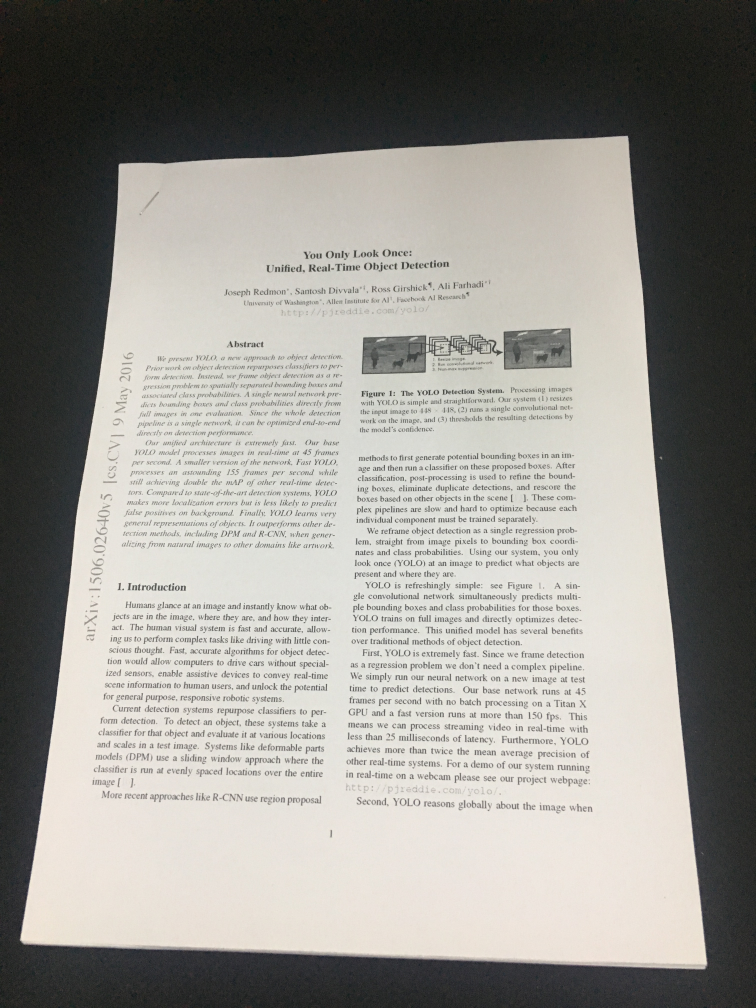
#> input picture document-scanner/image/example.jpg, 3024 x 4032 px (shown at 1/4 size)
$ python document-scanner.py --path image/example.jpg   (older library calls are emulated)
#> lines starting #> are read from the running program, lines starting #| are printed output that depends on the picture; after the words box and inside, x2 and y2 are one past the last pixel; in counts of white or black regions, pixels touching at a corner belong together
import numpy as np
import argparse
import cv2


def order_points(pts):
    """整理点的顺序为左上-右上-右下-左下"""
    rect = np.zeros((4, 2), dtype = "float32")

    # 左上角点坐标和最小，右下角点坐标和最大
    s = pts.sum(axis = 1)
    rect[0] = pts[np.argmin(s)]
    rect[2] = pts[np.argmax(s)]

    # 右上角点坐标差最小，左下角点坐标差最大
    diff = np.diff(pts, axis = 1)
    rect[1] = pts[np.argmin(diff)]
    rect[3] = pts[np.argmax(diff)]
    return rect

def four_point_transform(image, pts):
    """四点的透视变换，转为俯瞰"""
    rect = order_points(pts)
    (tl, tr, br, bl) = pts

    # 选取最大的两个边作为最后的图像边
    width1 = np.sqrt(((br[0] - bl[0]) ** 2) + ((br[1] - bl[1]) ** 2))
    width2 = np.sqrt(((tr[0] - tl[0]) ** 2) + ((tr[1] - tl[1]) ** 2))
    max_width = max(int(width1), int(width2))

    height1 = np.sqrt(((tr[0] - br[0]) ** 2) + ((tr[1] - br[1]) ** 2))
    height2 = np.sqrt(((tl[0] - bl[0]) ** 2) + ((tl[1] - bl[1]) ** 2))
    max_height = max(int(height1), int(height2))

    # 转化后的点坐标，还是对应顺序为左上-右上-右下-左下
    dst = np.array(
        [[0, 0],
        [max_width, 0],
        [max_width, max_height],
        [0, max_height]], dtype = "float32")

    # 调用opencv方法计算透视变换矩阵，然后应用透视变换。
    M = cv2.getPerspectiveTransform(rect, dst)
    warped = cv2.warpPerspective(image, M, (max_width, max_height))
    return warped


if __name__ == '__main__':
    parser = argparse.ArgumentParser()
    parser.add_argument("-p", "--path", help="dir path of imamges")
    args = parser.parse_args()

    image = cv2.imread(args.path)
#> image is the input picture: shape (4032, 3024, 3); mean B, G, R 140.8, 146.1, 147.9
    height, width, depth = image.shape
#> height = 4032; width = 3024; depth = 3
    ratio = image.shape[0] / 500.0
#> ratio = 8.06
    origin = image.copy()
    image = cv2.resize(image, (int(width/height*500), 500))  # 转为图片高500，并且比例不变
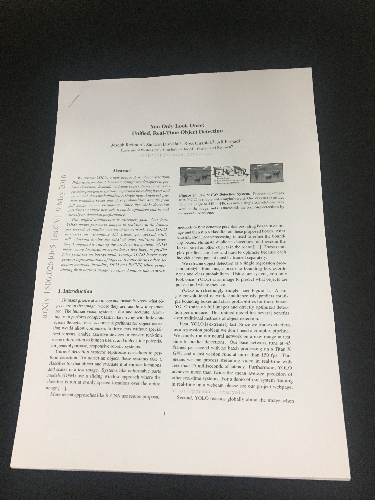
#> image: shape (500, 375, 3); mean B, G, R 140.7, 146, 147.8

    # 转为灰度图，高斯滤波，在进行canny边缘检测
    gray = cv2.cvtColor(image, cv2.COLOR_BGR2GRAY)
    gray = cv2.GaussianBlur(gray, (5, 5), 0)
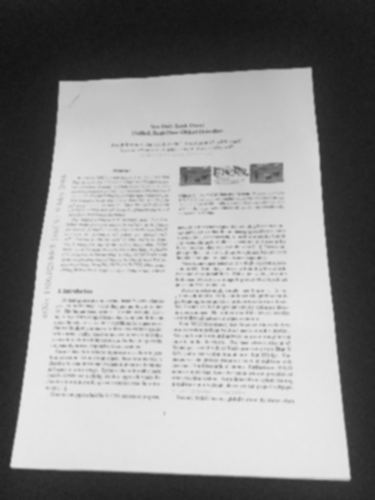
#> gray: shape (500, 375); min 19, max 232, mean 146
    edged = cv2.Canny(gray, 75, 200)
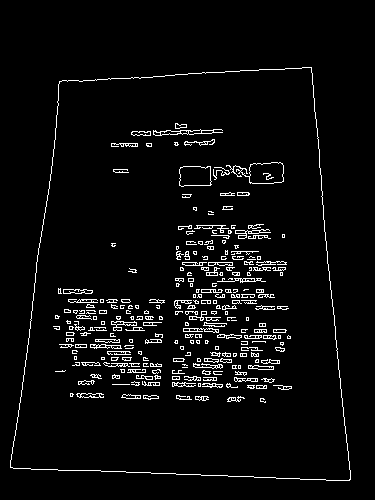
#> edged: shape (500, 375); 4.4% white in thin lines or dots, all inside (x1, y1, x2, y2) = (10, 67, 351, 481)

    _image, contours, hierarchy = cv2.findContours(edged, cv2.RETR_LIST, cv2.CHAIN_APPROX_SIMPLE)  # 查找图中的轮廓
#> contours = 533 contours, 421 with area under 20; largest, box (x1, y1, x2, y2) and area: (10, 67, 351, 481) 117395, (10, 67, 351, 481) 117392, (226, 162, 284, 184) 677, (249, 162, 284, 184) 657, (179, 166, 212, 187) 576
    cnts = sorted(contours, key=cv2.contourArea, reverse = True)[:5]  # 用轮廓面积排序，并取面积前五的轮廓
#> cnts = 5 contours; box (x1, y1, x2, y2) and area: (10, 67, 351, 481) 117395, (10, 67, 351, 481) 117392, (226, 162, 284, 184) 677, (249, 162, 284, 184) 657, (179, 166, 212, 187) 576

    # 循环轮廓
    for c in cnts:
        peri = cv2.arcLength(c, True)  # 轮廓周长，并且轮廓应该封闭
        approx = cv2.approxPolyDP(c, 0.02*peri, True)  # 进行多边形逼近，得到多边形的角点，并且轮廓应该封闭

        # 如果拟合的多边形角点为4，则可以认为是我们需要的外轮廓
        if len(approx) == 4:
            screen_cnt = approx
            break
#> this loop made 1 pass
#> (peri, screen_cnt) on pass 1: (1448, [[311, 67], [59, 81], [10, 467], [350, 479]])

    # 对图片进行透视变换
    warped = four_point_transform(origin, screen_cnt.reshape(4, 2) * ratio)
#> in order_points, `s = pts.sum(axis = 1)`: s = [3048.2, 1129, 3846.5, 6685.1]
#> in order_points, `diff = np.diff(pts, axis = 1)`: diff = [-1967.6, 177.4, 3685.2, 1040.3]
#> in four_point_transform, `rect = order_points(pts)`: rect = [[475.8, 653.2], [2507.9, 540.3], [2822.4, 3862.7], [80.64, 3765.9]]
#> in four_point_transform, `(tl, tr, br, bl) = pts`: tl = [2507.9, 540.3]; tr = [475.8, 653.2]; br = [80.64, 3765.9]; bl = [2822.4, 3862.7]
#> in four_point_transform, `width1 = np.sqrt(((br[0] - bl[0]) ** 2) + ((br[1] - bl[1]) ** 2))`: width1 = 2743.5
#> in four_point_transform, `width2 = np.sqrt(((tr[0] - tl[0]) ** 2) + ((tr[1] - tl[1]) ** 2))`: width2 = 2035.3
#> in four_point_transform, `max_width = max(int(width1), int(width2))`: max_width = 2743
#> in four_point_transform, `height1 = np.sqrt(((tr[0] - br[0]) ** 2) + ((tr[1] - br[1]) ** 2))`: height1 = 3137.7
#> in four_point_transform, `height2 = np.sqrt(((tl[0] - bl[0]) ** 2) + ((tl[1] - bl[1]) ** 2))`: height2 = 3337.2
#> in four_point_transform, `max_height = max(int(height1), int(height2))`: max_height = 3337
#> in four_point_transform, `dst = np.array( [[0, 0], [max_width, 0], [max_width, max_height], [0, ..`: dst = [[0, 0], [2743, 0], [2743, 3337], [0, 3337]]
#> in four_point_transform, `M = cv2.getPerspectiveTransform(rect, dst)`: M = [[1.58, 0.201, -884.5], [0.0882, 1.59, -1079.3], [3.89e-05, 0.000124, 1]]
#> in four_point_transform, `warped = cv2.warpPerspective(image, M, (max_width, max_height))`:
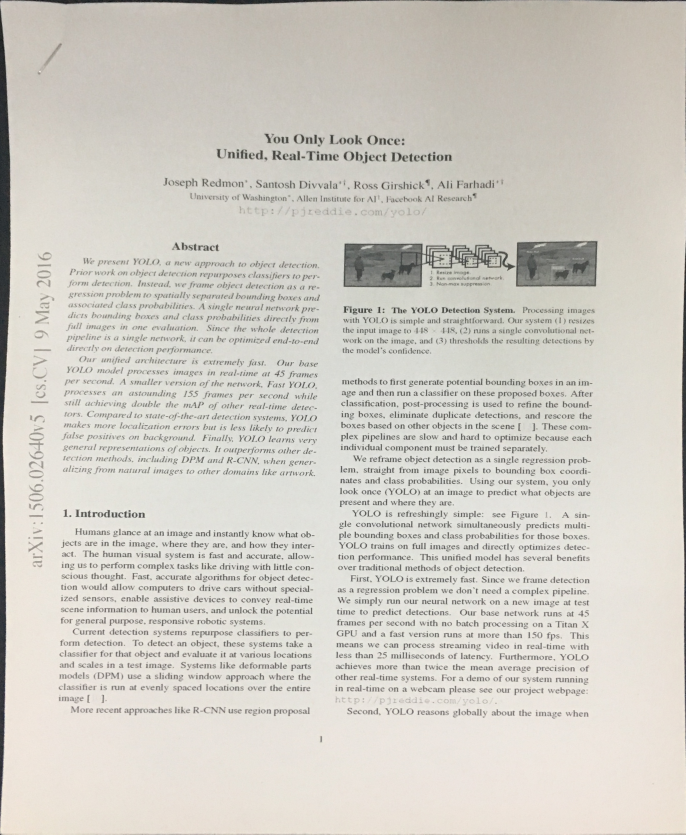
#> warped: shape (3337, 2743, 3) (shown at 1/4 size); mean B, G, R 198.5, 206.2, 209.5

    # 对透视变换后的图片进行灰度化，然后进行取邻域值减去常数的高斯加权和的阈值二值化
    warped = cv2.cvtColor(warped, cv2.COLOR_BGR2GRAY)
#> warped: shape (3337, 2743)
    warped = cv2.adaptiveThreshold(warped, 255, cv2.ADAPTIVE_THRESH_GAUSSIAN_C, cv2.THRESH_BINARY, 11, 10)
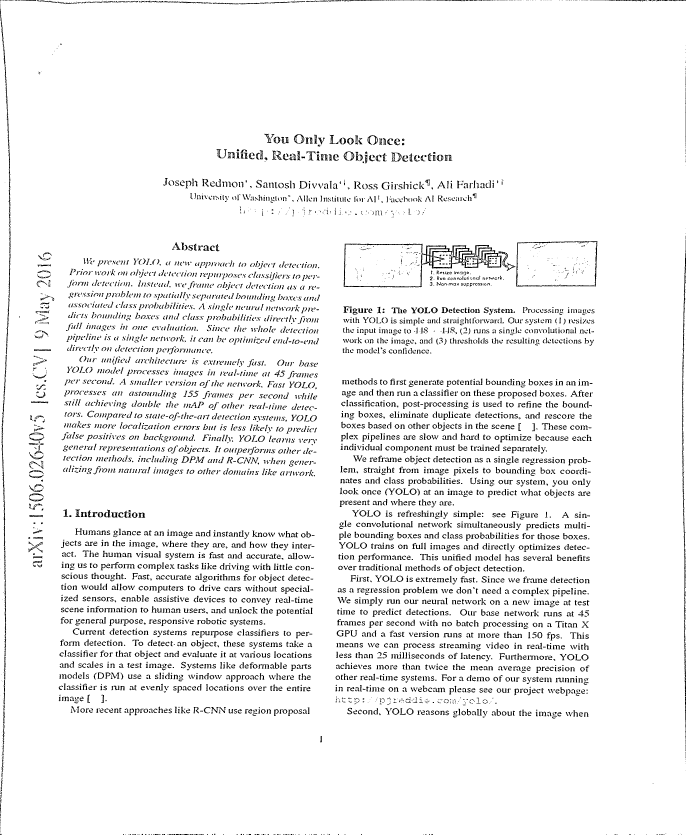
#> warped: shape (3337, 2743) (shown at 1/4 size); 94.4% white; 6082 black regions (1440 under 20 px), largest, box (x1, y1, x2, y2) and area: (1374, 974, 2033, 1149) 12675, (2728, 1076, 2743, 2132) 3447, (2064, 964, 2390, 1146) 3414

    # 展示愿图片和处理后的图片，保存原图片。
    cv2.imshow("Original", cv2.resize(origin, (int(width/height*650), 650)))
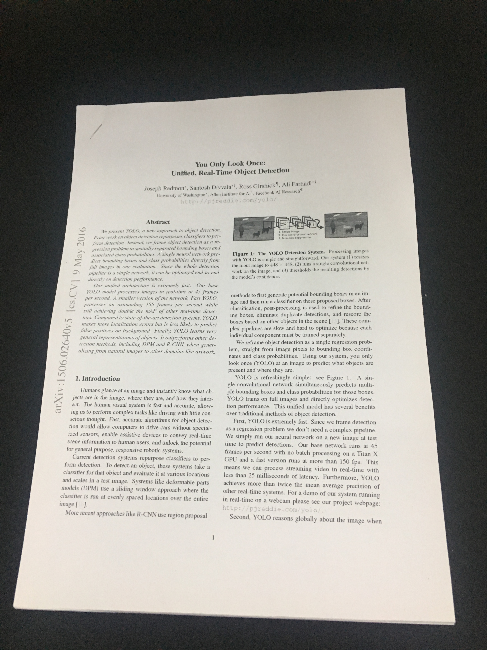
#> window 'Original': shape (650, 487, 3); mean B, G, R 140.7, 146, 147.8
    cv2.imshow("Scanned", cv2.resize(warped, (int(width/height*650), 650)))
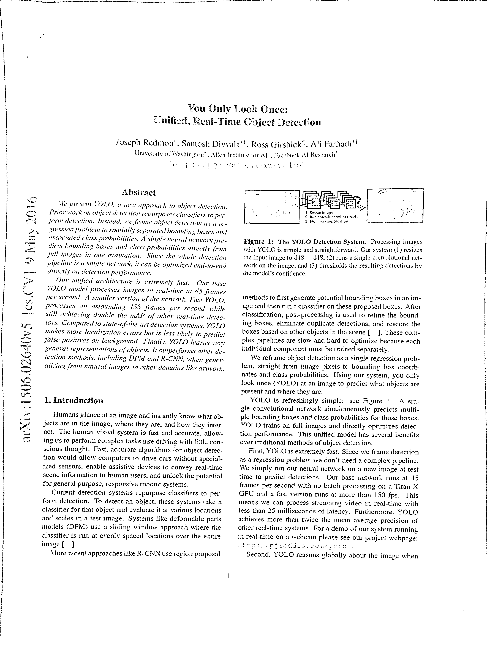
#> window 'Scanned': shape (650, 487); min 0, max 255, mean 240.7
    cv2.imwrite('Scanned.png', warped)
    cv2.waitKey(0)
